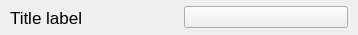
<?xml version="1.0" encoding="UTF-8"?>
<ui version="4.0">
 <class>combobox_value</class>
 <widget class="CardWidget" name="combobox_value">
  <property name="geometry">
   <rect>
    <x>0</x>
    <y>0</y>
    <width>358</width>
    <height>35</height>
   </rect>
  </property>
  <property name="windowTitle">
   <string>Form</string>
  </property>
  <layout class="QHBoxLayout" name="horizontalLayout">
   <property name="spacing">
    <number>10</number>
   </property>
   <property name="leftMargin">
    <number>10</number>
   </property>
   <property name="topMargin">
    <number>1</number>
   </property>
   <property name="rightMargin">
    <number>10</number>
   </property>
   <property name="bottomMargin">
    <number>1</number>
   </property>
   <item>
    <widget class="TitleLabel" name="tittle">
     <property name="font">
      <font>
       <family>Segoe UI</family>
       <pointsize>13</pointsize>
       <bold>false</bold>
      </font>
     </property>
     <property name="text">
      <string>Title label</string>
     </property>
    </widget>
   </item>
   <item>
    <widget class="ComboBox" name="value"/>
   </item>
  </layout>
 </widget>
 <customwidgets>
  <customwidget>
   <class>ComboBox</class>
   <extends>QPushButton</extends>
   <header>qfluentwidgets</header>
  </customwidget>
  <customwidget>
   <class>CardWidget</class>
   <extends>QFrame</extends>
   <header>qfluentwidgets</header>
   <container>1</container>
  </customwidget>
  <customwidget>
   <class>TitleLabel</class>
   <extends>QLabel</extends>
   <header>qfluentwidgets</header>
  </customwidget>
 </customwidgets>
 <resources/>
 <connections/>
</ui>
